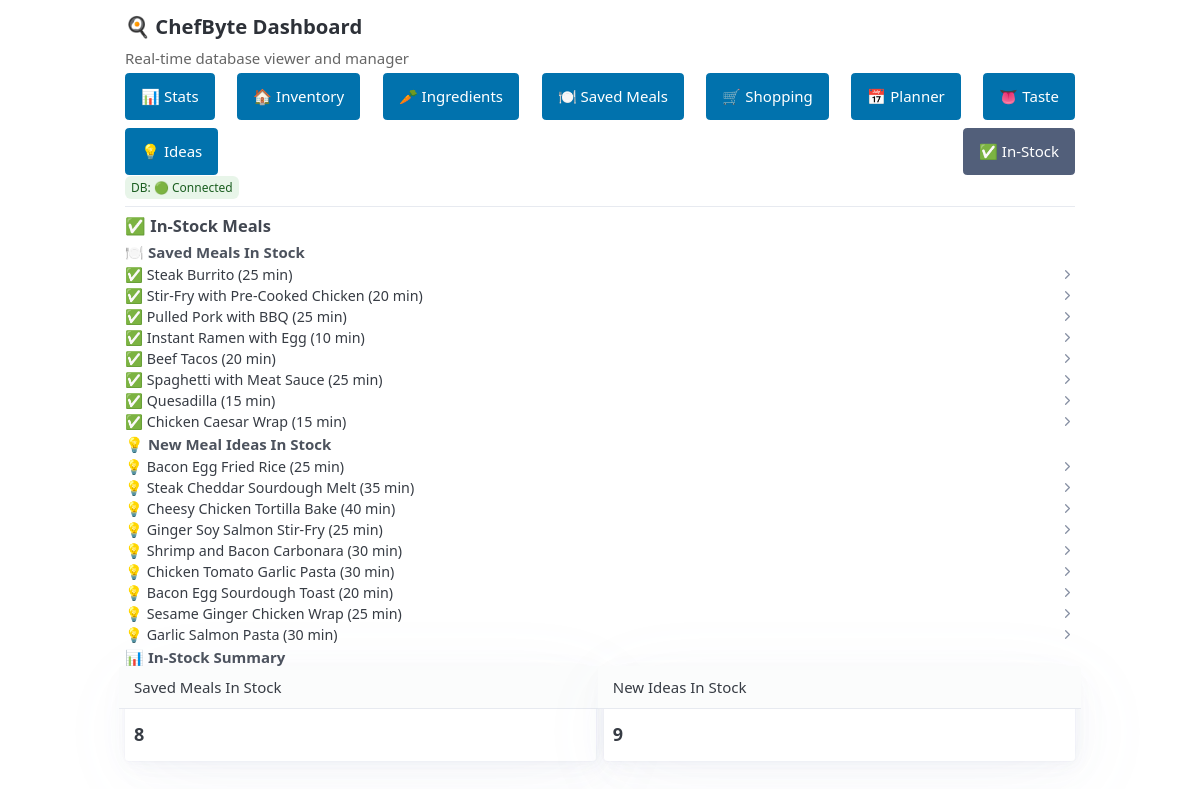
The page /instock on the database its author committed.
### tables this page shows
CREATE TABLE saved_meals_instock_ids (
            id INTEGER PRIMARY KEY
        );

CREATE TABLE saved_meals (
            id INTEGER PRIMARY KEY,
            name TEXT NOT NULL,
            prep_time_minutes INTEGER NOT NULL,
            ingredients TEXT NOT NULL,
            recipe TEXT NOT NULL
        );

CREATE TABLE new_meal_ideas_instock_ids (
            id INTEGER PRIMARY KEY
        );

CREATE TABLE new_meal_ideas (
            id INTEGER PRIMARY KEY,
            name TEXT NOT NULL,
            prep_time INTEGER NOT NULL,
            ingredients TEXT NOT NULL,
            recipe TEXT NOT NULL
        );

### chefbyte_webapp/main.py (the view)
@app.get("/instock", response_class=HTMLResponse)
def instock_page(request: Request):
    saved_instock = fetch_table("saved_meals_instock_ids")
    ideas_instock = fetch_table("new_meal_ideas_instock_ids")
    saved_meals = {row["id"]: row for row in fetch_table("saved_meals")}
    ideas = {row["id"]: row for row in fetch_table("new_meal_ideas")}
    for row in saved_meals.values():
        try:
            row["ingredients_parsed"] = json.loads(row.get("ingredients") or "null") or []
        except Exception:
            row["ingredients_parsed"] = []
    for row in ideas.values():
        try:
            row["ingredients_parsed"] = json.loads(row.get("ingredients") or "null") or []
        except Exception:
            row["ingredients_parsed"] = []
    return templates.TemplateResponse(
        "instock.html",
        {
            "request": request,
            "saved_instock": saved_instock,
            "ideas_instock": ideas_instock,
            "saved_meals": saved_meals,
            "ideas": ideas,
            "status": get_status(),
            "page": "instock",
        },
    )

### chefbyte_webapp/templates/instock.html (shortened to what this page needs)
{% extends "base.html" %}
{% block content %}
<h3>✅ In-Stock Meals</h3>
{% if saved_instock %}
<h4>🍽️ Saved Meals In Stock</h4>
{% for row in saved_instock %}
  {% set meal = saved_meals.get(row.id) %}
  {% if meal %}
  <details>
    <summary>✅ {{ meal.name }} ({{ meal.prep_time_minutes }} min)</summary>
  </details>
  {% else %}
  <p>• Saved Meal ID {{ row.id }} (details not found)</p>
  {% endif %}
{% endfor %}
{% else %}
<p class="muted">No saved meals currently in stock</p>
{% endif %}
{% if ideas_instock %}
<h4>💡 New Meal Ideas In Stock</h4>
{% for row in ideas_instock %}
  {% set idea = ideas.get(row.id) %}
  {% if idea %}
  <details>
    <summary>💡 {{ idea.name }} ({{ idea.prep_time }} min)</summary>
  </details>
  {% else %}
  <p>• New Meal Idea ID {{ row.id }} (details not found)</p>
  {% endif %}
{% endfor %}
{% else %}
<p class="muted">No new meal ideas currently in stock</p>
{% endif %}
{% if saved_instock or ideas_instock %}
<h4>📊 In-Stock Summary</h4>
<div class="grid">
  <article><header>Saved Meals In Stock</header><h2>{{ saved_instock|length }}</h2></article>
  <article><header>New Ideas In Stock</header><h2>{{ ideas_instock|length }}</h2></article>
  </div>
{% endif %}
{% endblock %}

### chefbyte_webapp/static/styles.css (style rules this page uses)
html, body { font-size: 15px; }
h2 { font-size: 1.2rem; margin-bottom: 0.5rem; }
h3 { font-size: 1.1rem; margin-bottom: 0.5rem; }
h4 { font-size: 1rem; margin-bottom: 0.4rem; }
.compact .grid { gap: 0.5rem; }
.compact details { margin: 0.4rem 0; }
details > summary { font-size: 0.95rem; }
article { padding: 0.6rem; }

### rows shown on the page
saved_meals: name "Steak Burrito", prep_time_minutes "25"
saved_meals: name "Stir-Fry with Pre-Cooked Chicken", prep_time_minutes "20"
saved_meals: name "Pulled Pork with BBQ", prep_time_minutes "25"
saved_meals: name "Instant Ramen with Egg", prep_time_minutes "10"
saved_meals: name "Beef Tacos", prep_time_minutes "20"
saved_meals: name "Spaghetti with Meat Sauce", prep_time_minutes "25"
saved_meals: name "Quesadilla", prep_time_minutes "15"
saved_meals: name "Chicken Caesar Wrap", prep_time_minutes "15"
new_meal_ideas: name "Bacon Egg Fried Rice", prep_time "25"
new_meal_ideas: name "Steak Cheddar Sourdough Melt", prep_time "35"
new_meal_ideas: name "Cheesy Chicken Tortilla Bake", prep_time "40"
new_meal_ideas: name "Ginger Soy Salmon Stir-Fry", prep_time "25"
new_meal_ideas: name "Shrimp and Bacon Carbonara", prep_time "30"
new_meal_ideas: name "Chicken Tomato Garlic Pasta", prep_time "30"
new_meal_ideas: name "Bacon Egg Sourdough Toast", prep_time "20"
new_meal_ideas: name "Sesame Ginger Chicken Wrap", prep_time "25"
new_meal_ideas: name "Garlic Salmon Pasta", prep_time "30"

### other values the page prints
{{ '🟢 Connected' if status.db else '🔴 Disconnected' }} "🟢 Connected"
{{ saved_instock|length }} "8"
{{ ideas_instock|length }} "9"
